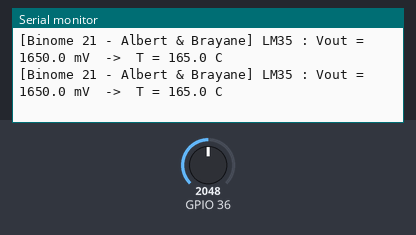
The program below on a simulated ESP32. Parts: the last lines printed to the serial monitor. The inputs (shaded band) are chosen by the test bench; at power-on: GPIO 36 = 2048.

Above: at 1.2 s.
1.3 s: GPIO 36 set to 2866
At 2.6 s:
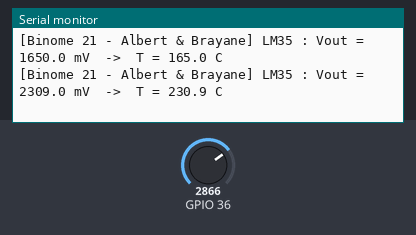
2.8 s: GPIO 36 set to 3603
At 4.0 s:
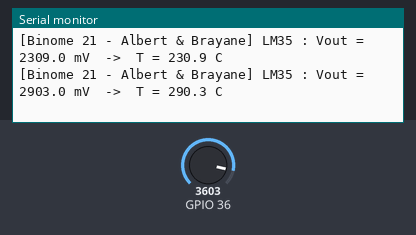
Timing chart, 0 to 5.8 s (numbered marks = the images above; inputs shaded):
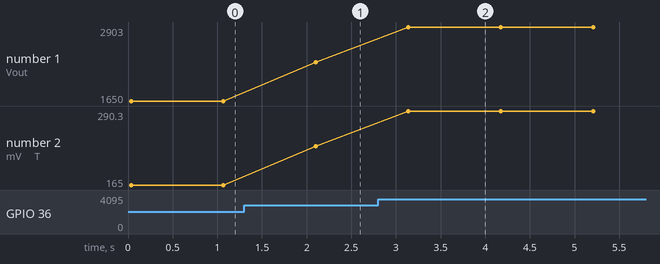

Measured:
- after the input at 1.3 s, the serial monitor: prints a new line after 0.80 s (image 1)
- after the input at 2.8 s, the serial monitor: prints a new line after 0.34 s (image 2)
- plotted number 1: 1650 → 2309 after the input at 1.3 s, 2309 → 2903 after the input at 2.8 s
- plotted number 2: 165 → 230.9 after the input at 1.3 s, 230.9 → 290.3 after the input at 2.8 s

The program:

main.cpp
```cpp
// [1.5.3.1] LM35 : température réelle (°C) — Binôme 21 - Albert & Brayane
// Montage : +Vs -> VIN (~5V, PAS 3V3, le LM35 exige >= 4V) ; Vout -> GPIO36 ; GND -> GND
// T(°C) = Vout_mV / 10   (datasheet TI SNIS159, p.13 §7.3.1)
#include <Arduino.h>

const char* PREFIX = "[Binome 21 - Albert & Brayane]";
const int LM35 = 36;          // GPIO36 = VP = ADC1_CH0 ; relié à Vout du LM35
const int N    = 16;          // moyenne pour lisser le bruit de l'ADC

void setup() {
  Serial.begin(115200);
}

void loop() {
  uint32_t somme = 0;
  for (int i = 0; i < N; i++) {           // moyenne de N lectures calibrées
    somme += analogReadMilliVolts(LM35);
    delay(2);
  }
  float vout_mV = somme / (float)N;       // tension calibrée moyenne (mV)
  float tempC   = vout_mV / 10.0;         // LM35 : 10 mV/°C, pas d'offset

  Serial.print(PREFIX);
  Serial.print(" LM35 : Vout = "); Serial.print(vout_mV, 1); Serial.print(" mV");
  Serial.print("  ->  T = ");      Serial.print(tempC, 1);   Serial.println(" C");

  delay(1000);
}
```
